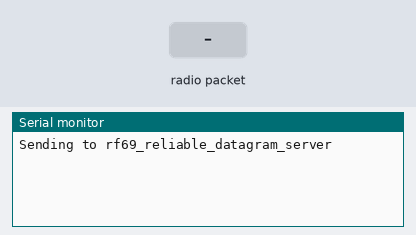
The sketch below on a simulated Arduino Uno, built with avr-gcc and run on an emulated ATmega328P. Shown: the last lines printed to the serial monitor. The test bench sets the inputs (shaded band). No radio packets arrive unless stated.

Above: at 1.2 s.
1.3 s: radio packet "1" arrives
At 1.7 s:
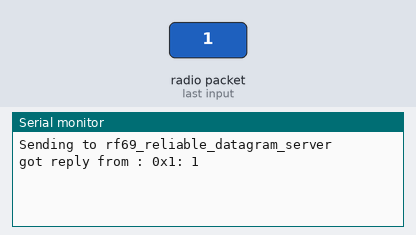
4.3 s: radio packet "0" arrives
At 4.9 s:
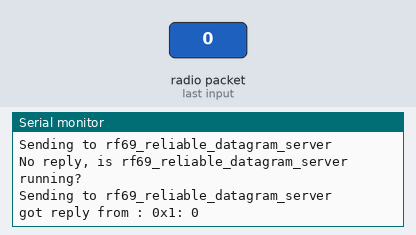
5.8 s: radio packet "2" arrives
At 6.2 s:
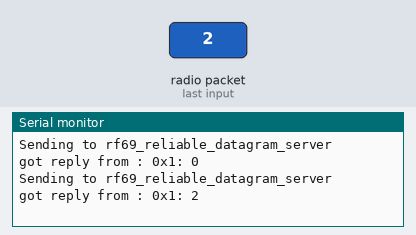

The sketch:

test_sparkfun_rf69_client.ino
```cpp
// rf69_reliable_datagram_client.pde
// -*- mode: C++ -*-
// Example sketch showing how to create a simple addressed, reliable messaging client
// with the RHReliableDatagram class, using the RH_RF69 driver to control a RF69 radio.
// It is designed to work with the other example rf69_reliable_datagram_server
// Tested on Moteino with RFM69 http://lowpowerlab.com/moteino/
// Tested on miniWireless with RFM69 www.anarduino.com/miniwireless
// Tested on Teensy 3.1 with RF69 on PJRC breakout board

#include <RHReliableDatagram.h>
#include <RH_RF69.h>
#include <SPI.h>

#define CLIENT_ADDRESS 1
#define SERVER_ADDRESS 2

// Singleton instance of the radio driver
RH_RF69 driver;
//RH_RF69 driver(15, 16); // For RF69 on PJRC breakout board with Teensy 3.1
//RH_RF69 rf69(4, 2); // For MoteinoMEGA https://lowpowerlab.com/shop/moteinomega

// Class to manage message delivery and receipt, using the driver declared above
RHReliableDatagram manager(driver, CLIENT_ADDRESS);

void setup()
{
  Serial.begin(9600);
  if (!manager.init())
    Serial.println("init failed");
  // Defaults after init are 434.0MHz, modulation GFSK_Rb250Fd250, +13dbM

  // If you are using a high power RF69, you *must* set a Tx power in the
  // range 14 to 20 like this:
  // driver.setTxPower(14);
}

uint8_t data[] = "Hello World!";
// Dont put this on the stack:
uint8_t buf[RH_RF69_MAX_MESSAGE_LEN];

void loop()
{
  Serial.println("Sending to rf69_reliable_datagram_server");

  // Send a message to manager_server
  if (manager.sendtoWait(data, sizeof(data), SERVER_ADDRESS))
  {
    // Now wait for a reply from the server
    uint8_t len = sizeof(buf);
    uint8_t from;
    if (manager.recvfromAckTimeout(buf, &len, 2000, &from))
    {
      Serial.print("got reply from : 0x");
      Serial.print(from, HEX);
      Serial.print(": ");
      Serial.println((char*)buf);
    }
    else
    {
      Serial.println("No reply, is rf69_reliable_datagram_server running?");
    }
  }
  else
    Serial.println("sendtoWait failed");
  delay(500);
}
```

Measured:
- after the input at 1.3 s, the serial monitor: prints a new line at once (image 1)
- after the input at 4.3 s, the serial monitor: prints a new line after 0.22 s (image 2)
- after the input at 5.8 s, the serial monitor: prints a new line at once (image 3)
